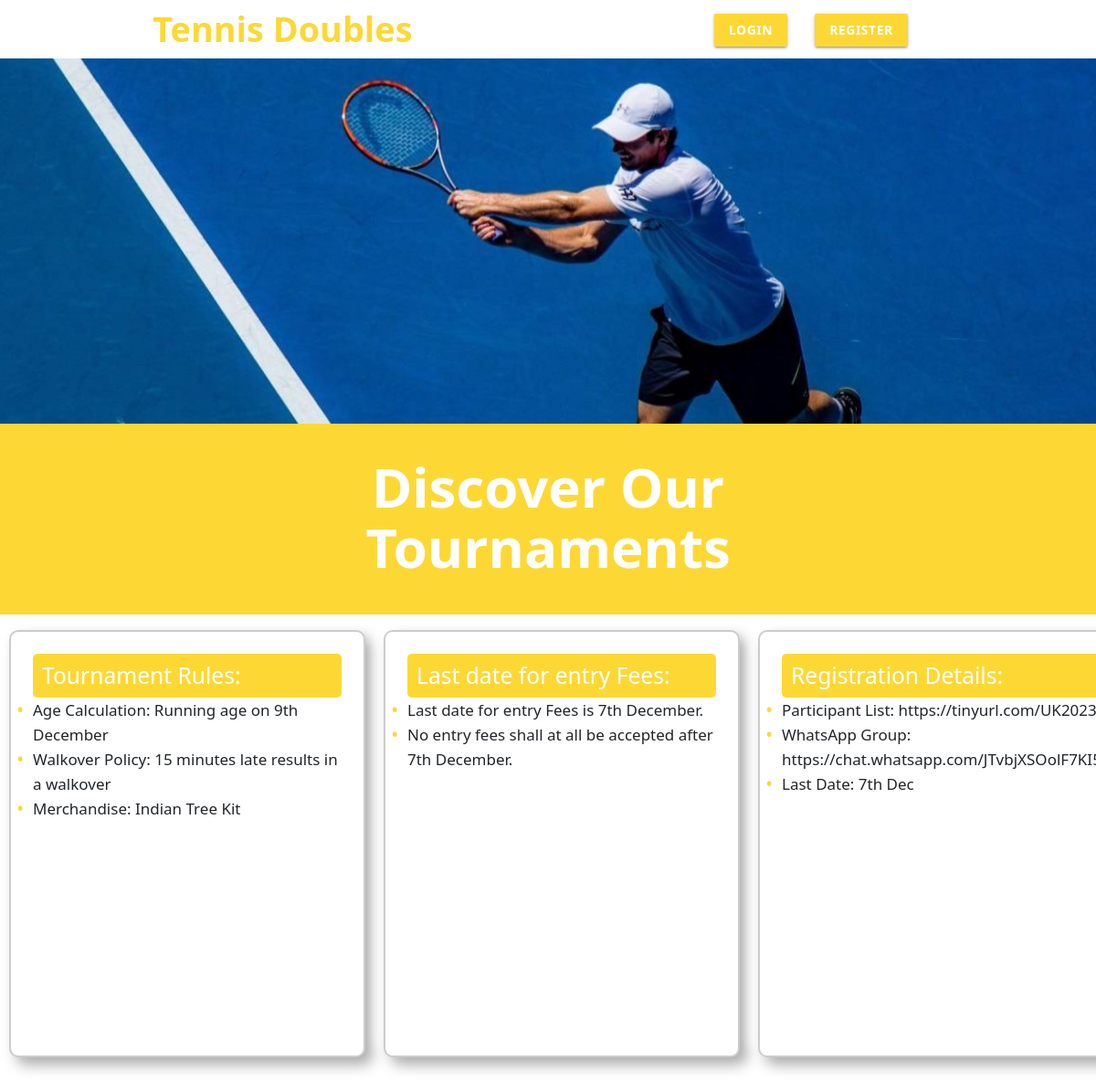
Before: / with the older database file.
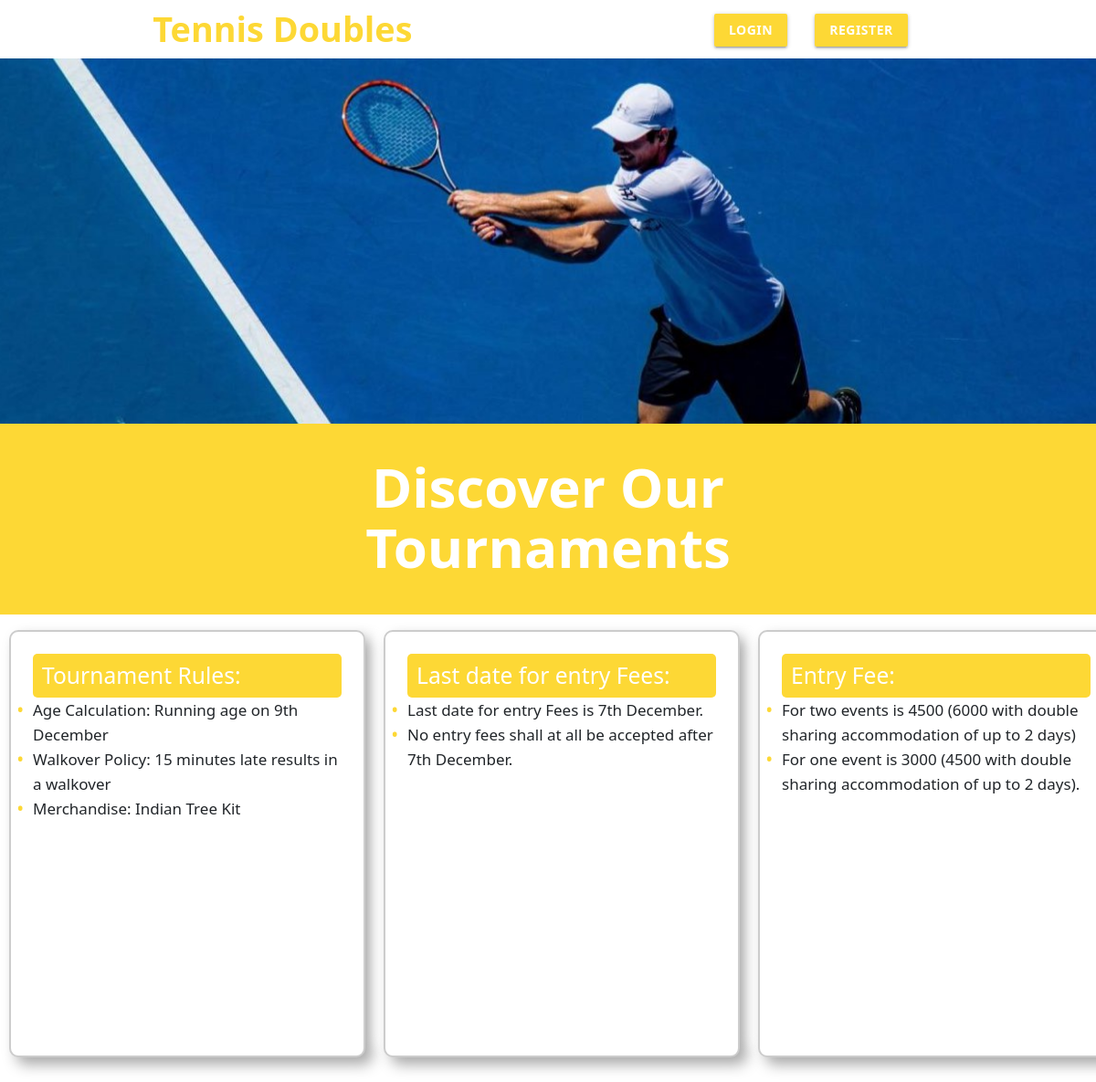
After: the same page with the newer database file.
### home/models.py (models this page shows, shortened)
class card(models.Model):
    heading=models.CharField(max_length=40,null=True, default=None)
    point1=models.CharField(max_length=220,null=True,blank=True)
    point2=models.CharField(max_length=220,null=True,blank=True)
    point3=models.CharField(max_length=220,null=True,blank=True)
    point4=models.CharField(max_length=220,null=True,blank=True)
    point5=models.CharField(max_length=220,null=True,blank=True)

### home/views.py (the view)
# urls.py: path('',views.home,name='home'),
def home(request):
    cards = card.objects.all()
    return render(request, 'home.html', {'cards': cards})

### templates/home.html (shortened to what this page needs)
<!DOCTYPE html>
<html>
<head>
	<link href="https://cdn.jsdelivr.net/npm/bootstrap@5.0.2/dist/css/bootstrap.min.css" rel="stylesheet"
>
	<link rel="stylesheet" href="https://cdnjs.cloudflare.com/ajax/libs/materialize/1.0.0/css/materialize.min.css">
	<link rel="stylesheet" href="../static/csss/home.css">
</head>
<body style="height: 100%;">
	<nav class="white" role="navigation">
		<div class="nav-wrapper container">
			<a id="logo-container" href="#" class="brand-logo" style="color: #FDD835;">Tennis Doubles</a>
			<ul class="right">
				{% if request.user.is_authenticated %}
				<li><a class="waves-effect waves-light btn yellow darken-1 bold" href="{% url 'logout' %}">Logout</a>
				</li>
				<li><a class="waves-effect waves-light btn yellow darken-1 bold" href="{% url 'detail' %}">Details</a>
				</li>
				{% else %}
				<li><a class="waves-effect waves-light btn yellow darken-1 bold" href="{% url 'login' %}">Login</a></li>
				<li><a class="waves-effect waves-light btn yellow darken-1 bold"
						href="{% url 'register' %}">Register</a></li>
				{% endif %}
			</ul>
		</div>
	</nav>
	<div class="slider">
		<ul class="slides">
			<li>
				<img src="../static/image/murray-1568x1090.jpg">
			</li>
		</ul>
	</div>
	<div class="section yellow darken-1">
		<div class="container row">
			<div class="col s12">
				<h2 class="center-align" style="font-size: 4rem;">Discover Our Tournaments</h2>
			</div>
		</div>
	</div>
	<div class="card-container" style="padding: 10px;">
		{% for card in cards %}
		<div class="card" style="word-wrap: break-word;">
			<div class="card-content" style="word-wrap: break-word;">
				<h5 style="word-wrap: break-word;" id="card-heading">{{ card.heading }}</h5>
				<ul style="word-wrap: break-word;">
					{% if card.point1 %}
					<li style="word-wrap: break-word;">{{ card.point1 }}</li>
					{% endif %}
					{% if card.point2 %}
					<li style="word-wrap: break-word;">{{ card.point2 }}</li>
					{% endif %}
					{% if card.point3 %}
					<li>{{ card.point3 }}</li>
					{% endif %}
				</ul>
			</div>
		</div>
		{% endfor %}
	</div>
</body>
</html>

Changed rows visible on the page:
removed card: heading "Registration Details:", point1 "Participant List:…", point2 "WhatsApp Group:…", point3 "Last Date: 7th Dec"
now on this page (row unchanged): card: heading "Entry Fee:", point1 "For two events is 4500 (6000 with double sharing accommodation of up to 2 days)", point2 "For one event is 3000 (4500 with double sharing accommodation of up to 2 days)."
